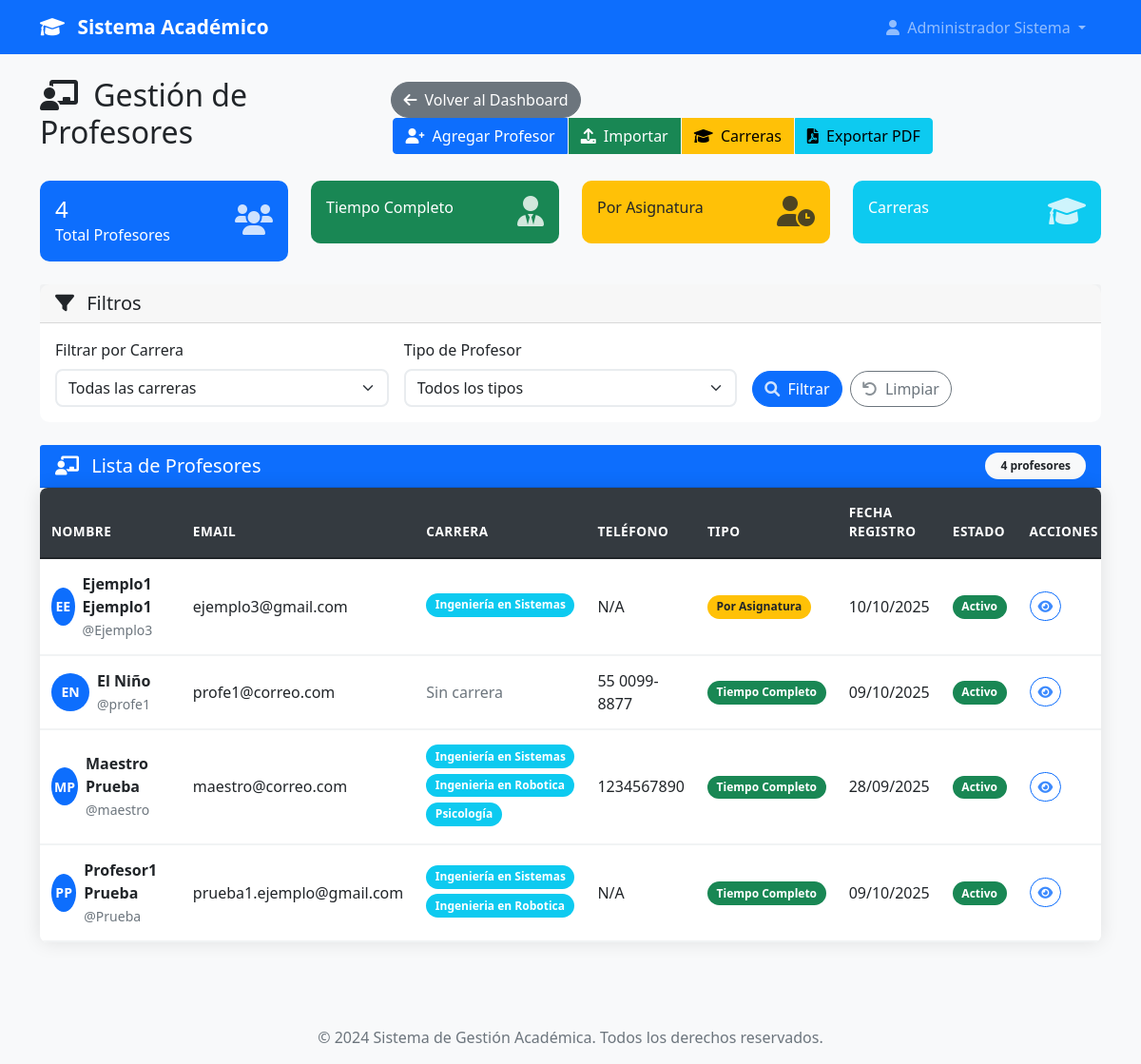
The app's page /admin/profesores (signed in) with its own data.
### models.py (models this page shows, shortened)
class User(UserMixin, db.Model):
    id = db.Column(db.Integer, primary_key=True)
    username = db.Column(db.String(80), unique=True, nullable=False)
    email = db.Column(db.String(120), unique=True, nullable=False)
    password_hash = db.Column(db.String(120), nullable=False)
    nombre = db.Column(db.String(100), nullable=False)
    apellido = db.Column(db.String(100), nullable=False)
    telefono = db.Column(db.String(20))
    imagen_perfil = db.Column(db.String(200))  # Ruta de la imagen de perfil
    rol = db.Column(db.String(20), nullable=False)
    tipo_profesor = db.Column(db.String(20))
    carreras = db.relationship('Carrera', secondary=user_carreras, backref=db.backref('usuarios', lazy=True))
    carrera_id = db.Column(db.Integer, db.ForeignKey('carrera.id'))
    carrera = db.relationship('Carrera', foreign_keys=[carrera_id], backref=db.backref('jefe_carrera', uselist=False))
    fecha_registro = db.Column(db.DateTime, default=datetime.utcnow)
    activo = db.Column(db.Boolean, default=True)
    def get_nombre_completo(self):
        return f"{self.nombre} {self.apellido}"
    def is_admin(self):
        return self.rol == 'admin'
    def is_profesor(self):
        return self.rol in ['profesor_completo', 'profesor_asignatura']
    def is_profesor_completo(self):
        return self.rol == 'profesor_completo'
    def get_rol_display(self):
        roles = {
            'admin': 'Administrador',
            'jefe_carrera': 'Jefe de Carrera',
            'profesor_completo': 'Profesor de Tiempo Completo',
            'profesor_asignatura': 'Profesor por Asignatura'
        }
        return roles.get(self.rol, self.rol)

class Carrera(db.Model):
    id = db.Column(db.Integer, primary_key=True)
    nombre = db.Column(db.String(150), nullable=False, unique=True)
    codigo = db.Column(db.String(10), nullable=False, unique=True)  # Ej: "ING-SIS", "MED", etc.
    descripcion = db.Column(db.Text)
    facultad = db.Column(db.String(100))
    activa = db.Column(db.Boolean, default=True)
    fecha_creacion = db.Column(db.DateTime, default=datetime.utcnow)
    creada_por = db.Column(db.Integer, db.ForeignKey('user.id'), nullable=False)
    creador = db.relationship('User', foreign_keys=[creada_por], backref=db.backref('carreras_creadas', lazy=True))

### app.py (the view, shortened to what this page needs)
@app.route('/admin/profesores')
@login_required
def gestionar_profesores():
    if not current_user.is_admin():
        flash('No tienes permisos para acceder a esta página.', 'error')
        return redirect(url_for('dashboard'))
    carrera_id = request.args.get('carrera_id', type=int)
    tipo_profesor = request.args.get('tipo_profesor')
    busqueda = request.args.get('busqueda', '').strip()
    query = User.query.filter(
        User.rol.in_(['profesor_completo', 'profesor_asignatura']),
        User.activo == True
    )
    if carrera_id:
        query = query.filter(User.carrera_id == carrera_id)
    if tipo_profesor:
        query = query.filter(User.rol == tipo_profesor)
    profesores = query.order_by(User.apellido, User.nombre).all()
    carreras = Carrera.query.filter_by(activa=True).order_by(Carrera.nombre).all()
    filtrar_form = FiltrarProfesoresForm()
    filtrar_form.carrera.choices = [(0, 'Todas las carreras')] + [(c.id, c.nombre) for c in carreras]
    exportar_form = ExportarProfesoresForm()
    return render_template('admin/profesores.html',
                         profesores=profesores,
                         carreras=carreras,
                         filtrar_form=filtrar_form,
                         exportar_form=exportar_form,
                         filtros_activos={
                             'carrera': carrera_id,
                             'tipo_profesor': tipo_profesor,
                             'busqueda': busqueda
                         })

### templates/admin/profesores.html (shortened to what this page needs)
{% extends "base.html" %}
{% block content %}
<div class="row">
    <div class="col-12">
        <div class="d-flex justify-content-between align-items-center mb-4">
            <h2>
                <i class="fas fa-chalkboard-teacher me-2"></i>
                Gestión de Profesores
            </h2>
            <div>
                <a href="{{ url_for('dashboard') }}" class="btn btn-secondary me-2">
                    <i class="fas fa-arrow-left me-1"></i>
                    Volver al Dashboard
                </a>
                <div class="btn-group" role="group">
                    <a href="{{ url_for('agregar_profesor') }}" class="btn btn-primary">
                        <i class="fas fa-user-plus me-1"></i>
                        Agregar Profesor
                    </a>
                    <a href="{{ url_for('importar_profesores') }}" class="btn btn-success">
                        <i class="fas fa-upload me-1"></i>
                        Importar
                    </a>
                    <a href="{{ url_for('gestionar_carreras') }}" class="btn btn-warning">
                        <i class="fas fa-graduation-cap me-1"></i>
                        Carreras
                    </a>
                    <button type="button" class="btn btn-info" data-bs-toggle="modal" data-bs-target="#exportModal">
                        <i class="fas fa-file-pdf me-1"></i>
                        Exportar PDF
                    </button>
                </div>
            </div>
        </div>
    </div>
</div>
<div class="row mb-4">
    <div class="col-md-3">
        <div class="card bg-primary text-white">
            <div class="card-body">
                <div class="d-flex justify-content-between">
                    <div>
                        <h4 class="mb-0">{{ total_profesores }}</h4>
                        <p class="mb-0">Total Profesores</p>
                    </div>
                    <div class="align-self-center">
                        <i class="fas fa-users fa-2x"></i>
                    </div>
                </div>
            </div>
        </div>
    </div>
    <div class="col-md-3">
        <div class="card bg-success text-white">
            <div class="card-body">
                <div class="d-flex justify-content-between">
                    <div>
                        <p class="mb-0">Tiempo Completo</p>
                    </div>
                    <div class="align-self-center">
                        <i class="fas fa-user-tie fa-2x"></i>
                    </div>
                </div>
            </div>
        </div>
    </div>
    <div class="col-md-3">
        <div class="card bg-warning text-dark">
            <div class="card-body">
                <div class="d-flex justify-content-between">
                    <div>
                        <p class="mb-0">Por Asignatura</p>
                    </div>
                    <div class="align-self-center">
                        <i class="fas fa-user-clock fa-2x"></i>
                    </div>
                </div>
            </div>
        </div>
    </div>
    <div class="col-md-3">
        <div class="card bg-info text-white">
            <div class="card-body">
                <div class="d-flex justify-content-between">
                    <div>
                        <p class="mb-0">Carreras</p>
                    </div>
                    <div class="align-self-center">
                        <i class="fas fa-graduation-cap fa-2x"></i>
                    </div>
                </div>
            </div>
        </div>
    </div>
</div>
<div class="row mb-4">
    <div class="col-12">
        <div class="card">
            <div class="card-header">
                <h5 class="mb-0">
                    <i class="fas fa-filter me-2"></i>
                    Filtros
                </h5>
            </div>
            <div class="card-body">
                <form method="GET" class="row g-3">
                    <div class="col-md-4">
                        {{ filtrar_form.carrera.label(class="form-label") }}
                        {{ filtrar_form.carrera(class="form-select") }}
                    </div>
                    <div class="col-md-4">
                        {{ filtrar_form.tipo_profesor.label(class="form-label") }}
                        {{ filtrar_form.tipo_profesor(class="form-select") }}
                    </div>
                    <div class="col-md-4 d-flex align-items-end">
                        <button type="submit" class="btn btn-primary me-2">
                            <i class="fas fa-search me-1"></i>
                            Filtrar
                        </button>
                        <a href="{{ url_for('gestionar_profesores') }}" class="btn btn-outline-secondary">
                            <i class="fas fa-undo me-1"></i>
                            Limpiar
                        </a>
                    </div>
                </form>
            </div>
        </div>
    </div>
</div>
<div class="row">
    <div class="col-12">
        <div class="card">
            <div class="card-header bg-primary text-white">
                <div class="d-flex justify-content-between align-items-center">
                    <h5 class="mb-0">
                        <i class="fas fa-chalkboard-teacher me-2"></i>
                        Lista de Profesores
                    </h5>
                    <span class="badge bg-light text-dark">{{ profesores|length }} profesores</span>
                </div>
            </div>
            <div class="card-body p-0">
                {% if profesores %}
                    <div class="table-responsive">
                        <table class="table table-hover mb-0">
                            <thead class="table-light">
                                <tr>
                                    <th>NOMBRE</th>
                                    <th>EMAIL</th>
                                    <th>CARRERA</th>
                                    <th>TELÉFONO</th>
                                    <th>TIPO</th>
                                    <th>FECHA REGISTRO</th>
                                    <th>ESTADO</th>
                                    <th>ACCIONES</th>
                                </tr>
                            </thead>
                            <tbody>
                                {% for profesor in profesores %}
                                <tr class="align-middle" style="cursor: pointer;" data-bs-toggle="collapse" data-bs-target="#detalles{{ profesor.id }}" aria-expanded="false">
                                    <td>
                                        <div class="d-flex align-items-center">
                                            <div class="avatar-circle bg-primary text-white rounded-circle d-flex align-items-center justify-content-center me-2">
                                                {% if profesor.nombre and profesor.apellido %}
                                                    {{ profesor.nombre[0]|upper }}{{ profesor.apellido.split()[0][0]|upper if profesor.apellido.split() else '' }}
                                                {% else %}
                                                    PP
                                                {% endif %}
                                            </div>
                                            <div>
                                                <strong>{{ profesor.get_nombre_completo() }}</strong>
                                                <br>
                                                <small class="text-muted">@{{ profesor.username }}</small>
                                            </div>
                                        </div>
                                    </td>
                                    <td>{{ profesor.email }}</td>
                                    <td>
                                        {% if profesor.is_profesor() %}
                                            {% if profesor.carreras %}
                                                {% for carrera in profesor.carreras %}
                                                    <span class="badge bg-info mb-1">{{ carrera.nombre }}</span>
                                                {% endfor %}
                                            {% else %}
                                                <span class="text-muted">Sin carrera</span>
                                            {% endif %}
                                        {% elif profesor.carrera %}
                                            <span class="badge bg-info">{{ profesor.carrera.nombre }}</span>
                                        {% else %}
                                            <span class="text-muted">Sin carrera</span>
                                        {% endif %}
                                    </td>
                                    <td>{{ profesor.telefono or 'N/A' }}</td>
                                    <td>
                                        {% if profesor.is_profesor_completo() %}
                                            <span class="badge bg-success">Tiempo Completo</span>
                                        {% else %}
                                            <span class="badge bg-warning text-dark">Por Asignatura</span>
                                        {% endif %}
                                    </td>
                                    <td>{{ profesor.fecha_registro.strftime('%d/%m/%Y') }}</td>
                                    <td>
                                        {% if profesor.activo %}
                                            <span class="badge bg-success">Activo</span>
                                        {% else %}
                                            <span class="badge bg-danger">Inactivo</span>
                                        {% endif %}
                                    </td>
                                    <td onclick="event.stopPropagation();">
                                        <button class="btn btn-sm btn-outline-primary"
                                                data-bs-toggle="collapse"
                                                data-bs-target="#detalles{{ profesor.id }}"
                                                title="Ver detalles">
                                            <i class="fas fa-eye"></i>
                                        </button>
                                    </td>
                                </tr>
                                <tr>
                                    <td colspan="8" class="p-0 border-0">
                                    </td>
                                </tr>
                                {% endfor %}
                            </tbody>
                        </table>
                    </div>
                {% endif %}
            </div>
        </div>
    </div>
</div>
{% endblock %}

### templates/base.html (shortened to what this page needs)
<!DOCTYPE html>
<html lang="es">
<head>
    <link href="https://cdn.jsdelivr.net/npm/bootstrap@5.1.3/dist/css/bootstrap.min.css" rel="stylesheet">
    <link rel="stylesheet" href="https://cdnjs.cloudflare.com/ajax/libs/font-awesome/6.0.0/css/all.min.css">
    <link rel="stylesheet" href="{{ url_for('static', filename='css/style.css') }}">
</head>
<body>
    <nav class="navbar navbar-expand-lg navbar-dark bg-primary">
        <div class="container">
            <a class="navbar-brand" href="{{ url_for('index') }}">
                <i class="fas fa-graduation-cap me-2"></i>
                Sistema Académico
            </a>
            <div class="collapse navbar-collapse" id="navbarNav">
                <ul class="navbar-nav ms-auto">
                    {% if current_user.is_authenticated %}
                        <li class="nav-item dropdown">
                            <a class="nav-link dropdown-toggle" href="#" id="navbarDropdown" role="button" data-bs-toggle="dropdown">
                                <i class="fas fa-user me-1"></i>
                                {{ current_user.get_nombre_completo() }}
                            </a>
                        </li>
                    {% endif %}
                </ul>
            </div>
        </div>
    </nav>
    <main class="py-4">
        <div class="container">
            {% block content %}{% endblock %}
        </div>
    </main>
    <footer class="bg-light text-center py-3 mt-5">
        <div class="container">
            <p class="text-muted mb-0">&copy; 2024 Sistema de Gestión Académica. Todos los derechos reservados.</p>
        </div>
    </footer>
</body>
</html>

### records on screen
User: get_nombre_completo "Administrador Sistema"
User: nombre "E", apellido "E", get_nombre_completo "Ejemplo1 Ejemplo1", username "Ejemplo3", email "ejemplo3@gmail.com", telefono "N/A", shows "Por Asignatura", fecha_registro "10/10/2025", activo "Activo"
Carrera: nombre "Ingeniería en Sistemas"
User: nombre "E", apellido "N", get_nombre_completo "El Niño", username "profe1", email "profe1@correo.com", shows "Sin carrera", telefono "55 0099-8877", shows "Tiempo Completo", fecha_registro "09/10/2025", activo "Activo"
User: nombre "M", apellido "P", get_nombre_completo "Maestro Prueba", username "maestro", email "maestro@correo.com", telefono "1234567890", shows "Tiempo Completo", fecha_registro "28/09/2025", activo "Activo"
Carrera: nombre "Ingenieria en Robotica"
Carrera: nombre "Psicología"
User: nombre "P", apellido "P", get_nombre_completo "Profesor1 Prueba", username "Prueba", email "prueba1.ejemplo@gmail.com", telefono "N/A", shows "Tiempo Completo", fecha_registro "09/10/2025", activo "Activo"

### other values on screen
{{ total_profesores }} "4"
{{ filtrar_form.carrera.label(class="form-label") }} "Filtrar por Carrera"
{{ filtrar_form.tipo_profesor.label(class="form-label") }} "Tipo de Profesor"
{{ profesores|length }} "4"
